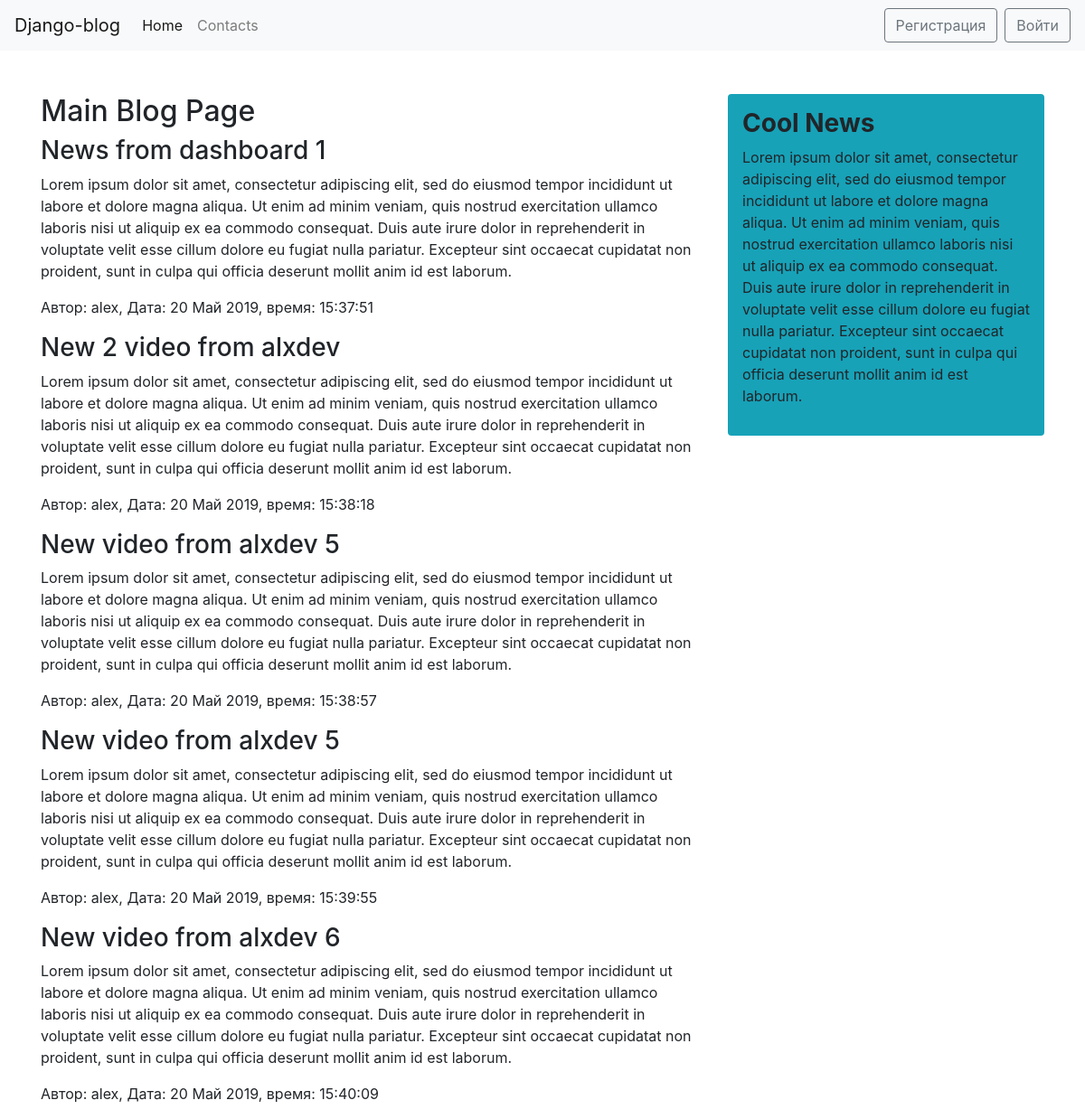
The page / on the database its author committed.
### blog/models.py (models this page shows)
class News(models.Model):
    title = models.CharField(max_length=100)
    text = models.TextField()
    date = models.DateTimeField(default=timezone.now)
    author = models.ForeignKey(User, on_delete=models.CASCADE)

### blog/views.py (the view)
# urls.py: path('', views.home, name='blog-home'),
def home(request):
    data = {
        'news': News.objects.all(),
        'title': 'Main Blog Page'
    }
    return render(request, 'blog/home.html', data)

### blog/templates/blog/home.html
{% extends 'blog/main.html' %}
{% block main_section %}
    <h2>{{title}}</h2>
    {% for post in news %}
        <h3>{{post.title}}</h3>
        <p>{{post.text}}</p>
    {% if post.author %}
        <p>Автор: {{post.author}}, Дата: {{post.date | date:"j F Y, время: H:i:s"}}</p>
    {% else %}
        <p>Автор: Админ</p>
    {% endif %}
    {% endfor %}
{% endblock main_section%}

### blog/templates/blog/main.html (shortened to what this page needs)
{% load static %}
<!doctype html>
<html lang="en">
<head>
    <link rel="stylesheet" href="https://stackpath.bootstrapcdn.com/bootstrap/4.3.1/css/bootstrap.min.css">
    <link rel="stylesheet" href="{% static 'blog/css/style.css' %}">
</head>
<body>
<nav class="navbar navbar-expand-lg navbar-light bg-light mb-5">
    <a class="navbar-brand" href="{% url 'blog-home' %}">Django-blog</a>
    <div class="collapse navbar-collapse" id="navbarSupportedContent">
        <ul class="navbar-nav mr-auto">
            <li class="nav-item active">
                <a class="nav-link" href="{% url 'blog-home' %}">Home <span class="sr-only">(current)</span></a>
            </li>
            <li class="nav-item">
                <a class="nav-link" href="{% url 'blog-contacts' %}">Contacts</a>
            </li>
        </ul>
    </div>
    <div class="navbar-nav">
      {% if user.is_authenticated %}
        <a href="{% url 'profile' %}" class="btn btn-outline-secondary mr-2">Профиль</a>
        <a href="{% url 'exit' %}" class="btn btn-outline-secondary">Выйти</a>
      {% else %}
        <a href="{% url 'reg' %}" class="btn btn-outline-secondary mr-2">Регистрация</a>
        <a href="{% url 'user' %}" class="btn btn-outline-secondary">Войти</a>
      {% endif %}
    </div>
</nav>
<main class="container">
    <div class="row">
        <div class="col-md-8">
            {% block main_section%}
            {% endblock main_section%}
        </div>
        <aside class="col-md-4">
            <div class="bg-info p-3 mb-3 rounded">
                <h3><b>Cool News</b></h3>
                <p>
                    Lorem ipsum dolor sit amet, consectetur adipiscing elit, sed do eiusmod tempor incididunt ut labore
                    et dolore magna aliqua. Ut enim ad minim veniam, quis nostrud exercitation ullamco laboris nisi ut
                    aliquip ex ea commodo consequat. Duis aute irure dolor in reprehenderit in voluptate velit esse
                    cillum dolore eu fugiat nulla pariatur. Excepteur sint occaecat cupidatat non proident, sunt in
                    culpa qui officia deserunt mollit anim id est laborum.
                </p>
            </div>
            <div class="p-3 mb-3">
            </div>
            <div class="p-3 mb-3">
            </div>
        </aside>
    </div>
</main>
</body>
</html>

### rows shown on the page
News: title "News from dashboard 1", text "Lorem ipsum dolor sit amet, consectetur adipiscing elit, sed do eiusmod tempor incididunt ut labore et dolore magna aliqua. Ut enim ad minim veniam, quis nostrud exercitation ullamco laboris nisi ut aliquip ex ea commodo consequat. Duis aute irure dolor in reprehenderit in voluptate velit esse cillum dolore eu fugiat nulla pariatur. Excepteur sint occaecat cupidatat non proident, sunt in culpa qui officia deserunt mollit anim id est laborum.", author "alex", date "20 Май 2019, время: 15:37:51"
News: title "New 2 video from alxdev", text "Lorem ipsum dolor sit amet, consectetur adipiscing elit, sed do eiusmod tempor incididunt ut labore et dolore magna aliqua. Ut enim ad minim veniam, quis nostrud exercitation ullamco laboris nisi ut aliquip ex ea commodo consequat. Duis aute irure dolor in reprehenderit in voluptate velit esse cillum dolore eu fugiat nulla pariatur. Excepteur sint occaecat cupidatat non proident, sunt in culpa qui officia deserunt mollit anim id est laborum.", author "alex", date "20 Май 2019, время: 15:38:18"
News: title "New video from alxdev 5", text "Lorem ipsum dolor sit amet, consectetur adipiscing elit, sed do eiusmod tempor incididunt ut labore et dolore magna aliqua. Ut enim ad minim veniam, quis nostrud exercitation ullamco laboris nisi ut aliquip ex ea commodo consequat. Duis aute irure dolor in reprehenderit in voluptate velit esse cillum dolore eu fugiat nulla pariatur. Excepteur sint occaecat cupidatat non proident, sunt in culpa qui officia deserunt mollit anim id est laborum.", author "alex", date "20 Май 2019, время: 15:38:57"
News: title "New video from alxdev 5", text "Lorem ipsum dolor sit amet, consectetur adipiscing elit, sed do eiusmod tempor incididunt ut labore et dolore magna aliqua. Ut enim ad minim veniam, quis nostrud exercitation ullamco laboris nisi ut aliquip ex ea commodo consequat. Duis aute irure dolor in reprehenderit in voluptate velit esse cillum dolore eu fugiat nulla pariatur. Excepteur sint occaecat cupidatat non proident, sunt in culpa qui officia deserunt mollit anim id est laborum.", author "alex", date "20 Май 2019, время: 15:39:55"
News: title "New video from alxdev 6", text "Lorem ipsum dolor sit amet, consectetur adipiscing elit, sed do eiusmod tempor incididunt ut labore et dolore magna aliqua. Ut enim ad minim veniam, quis nostrud exercitation ullamco laboris nisi ut aliquip ex ea commodo consequat. Duis aute irure dolor in reprehenderit in voluptate velit esse cillum dolore eu fugiat nulla pariatur. Excepteur sint occaecat cupidatat non proident, sunt in culpa qui officia deserunt mollit anim id est laborum.", author "alex", date "20 Май 2019, время: 15:40:09"

### other values the page prints
{{ title }} "Main Blog Page"
